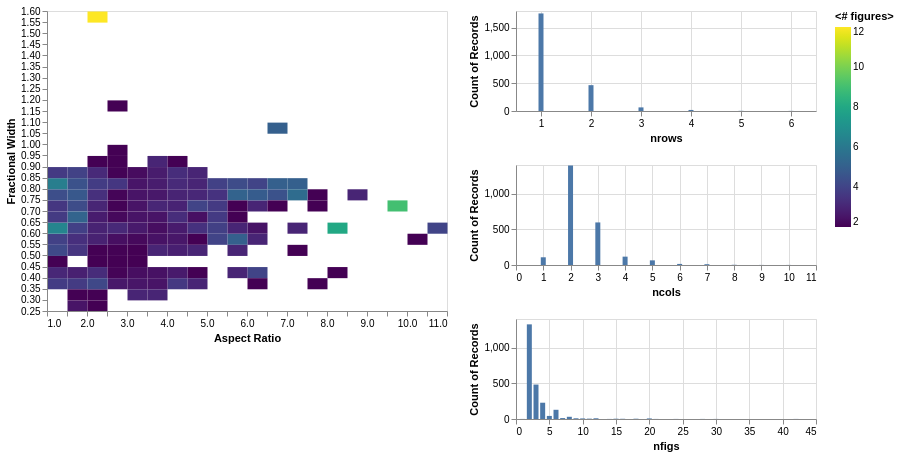

This figure's notebook cell:
### Markdown cell above
If aspect ratio >> 1.0 this means w > h and is likely a series of single-row, multi-column plots:

### Code cell
df_af_cuthigh = df_af[df_af['aspects'] >= 1.0/aspect_cut]
chart_horizontal = plot_nrows_ncols_aspect_hists(df_af_cuthigh, maxbins_aspect=30, maxbins_fw=30)
chart_horizontal

### Figure 1 — Vega-Lite specification as saved in the notebook (floating-point values rounded to 4 significant figures; data arrays with more than 128 entries replaced by an {"elided": "..."} marker saying what was removed)
{"config": {"view": {"continuousWidth": 300, "continuousHeight": 300}}, "hconcat": [{"mark": {"type": "rect"}, "encoding": {"color": {"aggregate": "mean", "field": "nfigs", "scale": {"scheme": "viridis"}, "title": "<# figures>", "type": "quantitative"}, "x": {"bin": {"maxbins": 30}, "field": "aspects", "title": "Aspect Ratio", "type": "quantitative"}, "y": {"bin": {"maxbins": 30}, "field": "fw", "title": "Fractional Width", "type": "quantitative"}}, "height": 300, "name": "view_3", "width": 400}, {"vconcat": [{"mark": {"type": "bar"}, "encoding": {"x": {"field": "nrows", "type": "quantitative"}, "y": {"aggregate": "count", "type": "quantitative"}}, "height": 100, "transform": [{"filter": {"param": "brush"}}]}, {"mark": {"type": "bar"}, "encoding": {"x": {"field": "ncols", "type": "quantitative"}, "y": {"aggregate": "count", "type": "quantitative"}}, "height": 100, "transform": [{"filter": {"param": "brush"}}]}, {"mark": {"type": "bar"}, "encoding": {"tooltip": [{"field": "nfigs", "type": "quantitative"}], "x": {"field": "nfigs", "type": "quantitative"}, "y": {"aggregate": "count", "type": "quantitative"}}, "height": 100, "transform": [{"filter": {"param": "brush"}}]}]}], "data": {"name": "data-fe0f40a0a4b2b08a932ddc54c195e599"}, "params": [{"name": "brush", "select": {"type": "interval"}, "views": ["view_3"]}], "$schema": "https://vega.github.io/schema/vega-lite/v5.17.0.json", "datasets": {"data-fe0f40a0a4b2b08a932ddc54c195e599": {"elided": "2310 records"}}}
